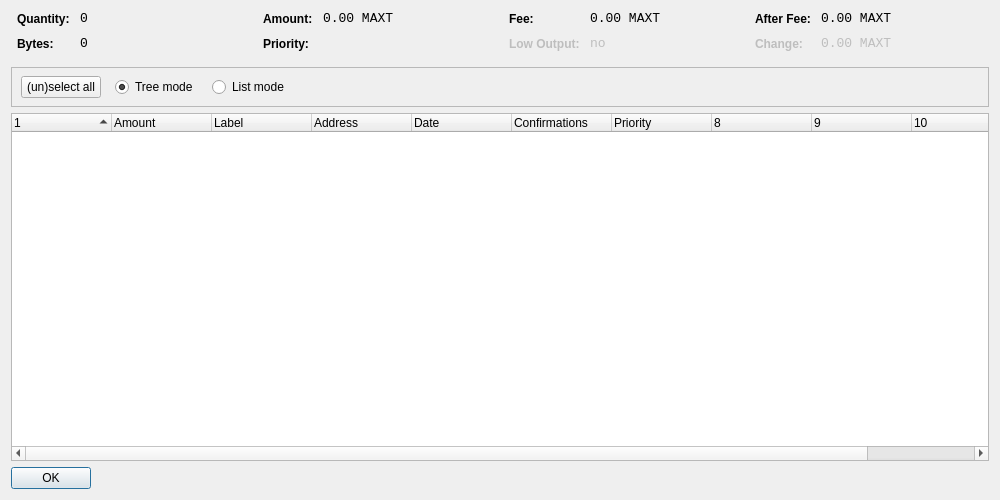
<?xml version="1.0" encoding="UTF-8"?>
<ui version="4.0">
 <class>CoinControlDialog</class>
 <widget class="QDialog" name="CoinControlDialog">
  <property name="geometry">
   <rect>
    <x>0</x>
    <y>0</y>
    <width>1000</width>
    <height>500</height>
   </rect>
  </property>
  <property name="windowTitle">
   <string>Coin Control</string>
  </property>
  <layout class="QVBoxLayout" name="verticalLayout">
   <item>
    <layout class="QHBoxLayout" name="horizontalLayoutTop" stretch="0,0,0,0">
     <property name="topMargin">
      <number>0</number>
     </property>
     <property name="bottomMargin">
      <number>10</number>
     </property>
     <item>
      <layout class="QFormLayout" name="formLayoutCoinControl1">
       <property name="horizontalSpacing">
        <number>10</number>
       </property>
       <property name="verticalSpacing">
        <number>10</number>
       </property>
       <property name="leftMargin">
        <number>6</number>
       </property>
       <property name="rightMargin">
        <number>6</number>
       </property>
       <item row="0" column="0">
        <widget class="QLabel" name="labelCoinControlQuantityText">
         <property name="styleSheet">
          <string notr="true">font-weight:bold;</string>
         </property>
         <property name="text">
          <string>Quantity:</string>
         </property>
        </widget>
       </item>
       <item row="0" column="1">
        <widget class="QLabel" name="labelCoinControlQuantity">
         <property name="font">
          <font>
           <family>Monospace</family>
           <pointsize>10</pointsize>
          </font>
         </property>
         <property name="cursor">
          <cursorShape>IBeamCursor</cursorShape>
         </property>
         <property name="contextMenuPolicy">
          <enum>Qt::ActionsContextMenu</enum>
         </property>
         <property name="text">
          <string notr="true">0</string>
         </property>
         <property name="textInteractionFlags">
          <set>Qt::LinksAccessibleByMouse|Qt::TextSelectableByKeyboard|Qt::TextSelectableByMouse</set>
         </property>
        </widget>
       </item>
       <item row="1" column="0">
        <widget class="QLabel" name="labelCoinControlBytesText">
         <property name="styleSheet">
          <string notr="true">font-weight:bold;</string>
         </property>
         <property name="text">
          <string>Bytes:</string>
         </property>
        </widget>
       </item>
       <item row="1" column="1">
        <widget class="QLabel" name="labelCoinControlBytes">
         <property name="font">
          <font>
           <family>Monospace</family>
           <pointsize>10</pointsize>
          </font>
         </property>
         <property name="cursor">
          <cursorShape>IBeamCursor</cursorShape>
         </property>
         <property name="contextMenuPolicy">
          <enum>Qt::ActionsContextMenu</enum>
         </property>
         <property name="text">
          <string notr="true">0</string>
         </property>
         <property name="textInteractionFlags">
          <set>Qt::LinksAccessibleByMouse|Qt::TextSelectableByKeyboard|Qt::TextSelectableByMouse</set>
         </property>
        </widget>
       </item>
      </layout>
     </item>
     <item>
      <layout class="QFormLayout" name="formLayoutCoinControl2">
       <property name="horizontalSpacing">
        <number>10</number>
       </property>
       <property name="verticalSpacing">
        <number>10</number>
       </property>
       <property name="leftMargin">
        <number>6</number>
       </property>
       <property name="rightMargin">
        <number>6</number>
       </property>
       <item row="0" column="0">
        <widget class="QLabel" name="labelCoinControlAmountText">
         <property name="styleSheet">
          <string notr="true">font-weight:bold;</string>
         </property>
         <property name="text">
          <string>Amount:</string>
         </property>
        </widget>
       </item>
       <item row="0" column="1">
        <widget class="QLabel" name="labelCoinControlAmount">
         <property name="font">
          <font>
           <family>Monospace</family>
           <pointsize>10</pointsize>
          </font>
         </property>
         <property name="cursor">
          <cursorShape>IBeamCursor</cursorShape>
         </property>
         <property name="contextMenuPolicy">
          <enum>Qt::ActionsContextMenu</enum>
         </property>
         <property name="text">
          <string notr="true">0.00 MAXT</string>
         </property>
         <property name="textInteractionFlags">
          <set>Qt::LinksAccessibleByMouse|Qt::TextSelectableByKeyboard|Qt::TextSelectableByMouse</set>
         </property>
        </widget>
       </item>
       <item row="1" column="0">
        <widget class="QLabel" name="labelCoinControlPriorityText">
         <property name="styleSheet">
          <string notr="true">font-weight:bold;</string>
         </property>
         <property name="text">
          <string>Priority:</string>
         </property>
        </widget>
       </item>
       <item row="1" column="1">
        <widget class="QLabel" name="labelCoinControlPriority">
         <property name="font">
          <font>
           <family>Monospace</family>
           <pointsize>10</pointsize>
          </font>
         </property>
         <property name="cursor">
          <cursorShape>IBeamCursor</cursorShape>
         </property>
         <property name="contextMenuPolicy">
          <enum>Qt::ActionsContextMenu</enum>
         </property>
         <property name="text">
          <string/>
         </property>
         <property name="textInteractionFlags">
          <set>Qt::LinksAccessibleByMouse|Qt::TextSelectableByKeyboard|Qt::TextSelectableByMouse</set>
         </property>
        </widget>
       </item>
      </layout>
     </item>
     <item>
      <layout class="QFormLayout" name="formLayoutCoinControl3">
       <property name="horizontalSpacing">
        <number>10</number>
       </property>
       <property name="verticalSpacing">
        <number>10</number>
       </property>
       <property name="leftMargin">
        <number>6</number>
       </property>
       <property name="rightMargin">
        <number>6</number>
       </property>
       <item row="0" column="0">
        <widget class="QLabel" name="labelCoinControlFeeText">
         <property name="styleSheet">
          <string notr="true">font-weight:bold;</string>
         </property>
         <property name="text">
          <string>Fee:</string>
         </property>
        </widget>
       </item>
       <item row="0" column="1">
        <widget class="QLabel" name="labelCoinControlFee">
         <property name="font">
          <font>
           <family>Monospace</family>
           <pointsize>10</pointsize>
          </font>
         </property>
         <property name="cursor">
          <cursorShape>IBeamCursor</cursorShape>
         </property>
         <property name="contextMenuPolicy">
          <enum>Qt::ActionsContextMenu</enum>
         </property>
         <property name="text">
          <string notr="true">0.00 MAXT</string>
         </property>
         <property name="textInteractionFlags">
          <set>Qt::LinksAccessibleByMouse|Qt::TextSelectableByKeyboard|Qt::TextSelectableByMouse</set>
         </property>
        </widget>
       </item>
       <item row="1" column="0">
        <widget class="QLabel" name="labelCoinControlLowOutputText">
         <property name="enabled">
          <bool>false</bool>
         </property>
         <property name="styleSheet">
          <string notr="true">font-weight:bold;</string>
         </property>
         <property name="text">
          <string>Low Output:</string>
         </property>
        </widget>
       </item>
       <item row="1" column="1">
        <widget class="QLabel" name="labelCoinControlLowOutput">
         <property name="enabled">
          <bool>false</bool>
         </property>
         <property name="font">
          <font>
           <family>Monospace</family>
           <pointsize>10</pointsize>
          </font>
         </property>
         <property name="cursor">
          <cursorShape>IBeamCursor</cursorShape>
         </property>
         <property name="contextMenuPolicy">
          <enum>Qt::ActionsContextMenu</enum>
         </property>
         <property name="text">
          <string notr="true">no</string>
         </property>
         <property name="textInteractionFlags">
          <set>Qt::LinksAccessibleByMouse|Qt::TextSelectableByKeyboard|Qt::TextSelectableByMouse</set>
         </property>
        </widget>
       </item>
      </layout>
     </item>
     <item>
      <layout class="QFormLayout" name="formLayoutCoinControl4">
       <property name="horizontalSpacing">
        <number>10</number>
       </property>
       <property name="verticalSpacing">
        <number>10</number>
       </property>
       <property name="leftMargin">
        <number>6</number>
       </property>
       <property name="rightMargin">
        <number>6</number>
       </property>
       <item row="0" column="0">
        <widget class="QLabel" name="labelCoinControlAfterFeeText">
         <property name="styleSheet">
          <string notr="true">font-weight:bold;</string>
         </property>
         <property name="text">
          <string>After Fee:</string>
         </property>
        </widget>
       </item>
       <item row="0" column="1">
        <widget class="QLabel" name="labelCoinControlAfterFee">
         <property name="font">
          <font>
           <family>Monospace</family>
           <pointsize>10</pointsize>
          </font>
         </property>
         <property name="cursor">
          <cursorShape>IBeamCursor</cursorShape>
         </property>
         <property name="contextMenuPolicy">
          <enum>Qt::ActionsContextMenu</enum>
         </property>
         <property name="text">
          <string notr="true">0.00 MAXT</string>
         </property>
         <property name="textInteractionFlags">
          <set>Qt::LinksAccessibleByMouse|Qt::TextSelectableByKeyboard|Qt::TextSelectableByMouse</set>
         </property>
        </widget>
       </item>
       <item row="1" column="0">
        <widget class="QLabel" name="labelCoinControlChangeText">
         <property name="enabled">
          <bool>false</bool>
         </property>
         <property name="styleSheet">
          <string notr="true">font-weight:bold;</string>
         </property>
         <property name="text">
          <string>Change:</string>
         </property>
        </widget>
       </item>
       <item row="1" column="1">
        <widget class="QLabel" name="labelCoinControlChange">
         <property name="enabled">
          <bool>false</bool>
         </property>
         <property name="font">
          <font>
           <family>Monospace</family>
           <pointsize>10</pointsize>
          </font>
         </property>
         <property name="cursor">
          <cursorShape>IBeamCursor</cursorShape>
         </property>
         <property name="contextMenuPolicy">
          <enum>Qt::ActionsContextMenu</enum>
         </property>
         <property name="text">
          <string notr="true">0.00 MAXT</string>
         </property>
         <property name="textInteractionFlags">
          <set>Qt::LinksAccessibleByMouse|Qt::TextSelectableByKeyboard|Qt::TextSelectableByMouse</set>
         </property>
        </widget>
       </item>
      </layout>
     </item>
    </layout>
   </item>
   <item>
    <widget class="QFrame" name="frame">
     <property name="minimumSize">
      <size>
       <width>0</width>
       <height>40</height>
      </size>
     </property>
     <property name="frameShape">
      <enum>QFrame::StyledPanel</enum>
     </property>
     <property name="frameShadow">
      <enum>QFrame::Sunken</enum>
     </property>
     <widget class="QWidget" name="horizontalLayoutWidget">
      <property name="geometry">
       <rect>
        <x>10</x>
        <y>0</y>
        <width>781</width>
        <height>41</height>
       </rect>
      </property>
      <layout class="QHBoxLayout" name="horizontalLayoutPanel" stretch="0,0,0,0,0">
       <property name="spacing">
        <number>14</number>
       </property>
       <item>
        <widget class="QPushButton" name="pushButtonSelectAll">
         <property name="sizePolicy">
          <sizepolicy hsizetype="Maximum" vsizetype="Fixed">
           <horstretch>0</horstretch>
           <verstretch>0</verstretch>
          </sizepolicy>
         </property>
         <property name="text">
          <string>(un)select all</string>
         </property>
        </widget>
       </item>
       <item>
        <widget class="QRadioButton" name="radioTreeMode">
         <property name="sizePolicy">
          <sizepolicy hsizetype="Maximum" vsizetype="Fixed">
           <horstretch>0</horstretch>
           <verstretch>0</verstretch>
          </sizepolicy>
         </property>
         <property name="text">
          <string>Tree mode</string>
         </property>
         <property name="checked">
          <bool>true</bool>
         </property>
        </widget>
       </item>
       <item>
        <widget class="QRadioButton" name="radioListMode">
         <property name="sizePolicy">
          <sizepolicy hsizetype="Maximum" vsizetype="Fixed">
           <horstretch>0</horstretch>
           <verstretch>0</verstretch>
          </sizepolicy>
         </property>
         <property name="text">
          <string>List mode</string>
         </property>
        </widget>
       </item>
       <item>
        <spacer name="horizontalSpacer">
         <property name="orientation">
          <enum>Qt::Horizontal</enum>
         </property>
         <property name="sizeHint" stdset="0">
          <size>
           <width>40</width>
           <height>20</height>
          </size>
         </property>
        </spacer>
       </item>
      </layout>
     </widget>
    </widget>
   </item>
   <item>
    <widget class="CoinControlTreeWidget" name="treeWidget">
     <property name="contextMenuPolicy">
      <enum>Qt::CustomContextMenu</enum>
     </property>
     <property name="sortingEnabled">
      <bool>false</bool>
     </property>
     <property name="columnCount">
      <number>11</number>
     </property>
     <attribute name="headerShowSortIndicator" stdset="0">
      <bool>true</bool>
     </attribute>
     <attribute name="headerStretchLastSection">
      <bool>false</bool>
     </attribute>
     <column>
      <property name="text">
       <string/>
      </property>
     </column>
     <column>
      <property name="text">
       <string>Amount</string>
      </property>
     </column>
     <column>
      <property name="text">
       <string>Label</string>
      </property>
     </column>
     <column>
      <property name="text">
       <string>Address</string>
      </property>
     </column>
     <column>
      <property name="text">
       <string>Date</string>
      </property>
     </column>
     <column>
      <property name="text">
       <string>Confirmations</string>
      </property>
      <property name="toolTip">
       <string>Confirmed</string>
      </property>
     </column>
     <column>
      <property name="text">
       <string>Priority</string>
      </property>
     </column>
     <column>
      <property name="text">
       <string/>
      </property>
     </column>
     <column>
      <property name="text">
       <string/>
      </property>
     </column>
     <column>
      <property name="text">
       <string/>
      </property>
     </column>
     <column>
      <property name="text">
       <string/>
      </property>
     </column>
    </widget>
   </item>
   <item>
    <widget class="QDialogButtonBox" name="buttonBox">
     <property name="sizePolicy">
      <sizepolicy hsizetype="Maximum" vsizetype="Fixed">
       <horstretch>0</horstretch>
       <verstretch>0</verstretch>
      </sizepolicy>
     </property>
     <property name="orientation">
      <enum>Qt::Horizontal</enum>
     </property>
     <property name="standardButtons">
      <set>QDialogButtonBox::Ok</set>
     </property>
    </widget>
   </item>
  </layout>
 </widget>
 <customwidgets>
  <customwidget>
   <class>CoinControlTreeWidget</class>
   <extends>QTreeWidget</extends>
   <header>coincontroltreewidget.h</header>
  </customwidget>
 </customwidgets>
 <resources/>
 <connections/>
</ui>
